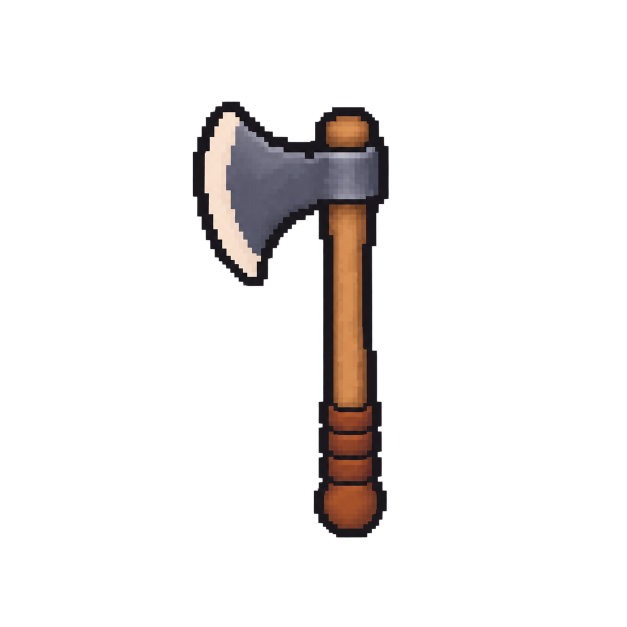
#> input picture ArtSource/Player/Weapon/Hatchet-Carry.png, 1254 x 1254 px (shown at 1/2 size)
$ python build_player_weapon.py
#> lines starting #> are read from the running program, lines starting #| are printed output that depends on the picture; after the words box and inside, x2 and y2 are one past the last pixel; in counts of white or black regions, pixels touching at a corner belong together
#> in main, source is the input picture: PIL image 1254x1254 RGBA; mean R, G, B, A 10.9, 8.4, 7.7, 26
### Tools/Art/Player/build_player_throw_layers.py
"""Register accepted throw cels and split authored weapon masks without repainting them.

User authorized precise masks/cutouts on 25 Sep 2026 after generative extraction
changed the accepted poses. Pillow is the only dependency. Run from any directory.
Hidden-body patches are generated artwork, limited to explicit reveal regions.
"""
import json
from player_contours import normalize_layers, normalize_prop
from pathlib import Path
from PIL import Image, ImageChops, ImageDraw, ImageFilter

ROOT = Path(__file__).resolve().parents[3]
CONFIG = Path(__file__).with_name("player_throw_layers.json")
OUTPUT = ROOT / "RoadOfTheOldKing/Assets/Art/Sprites/Player/Actions/Throw"
REVIEW = ROOT / "ArtSource/Player/Registered/Combat"


# [6 lines left out: function polygon_mask, not called in this run]


def isolate(image, mask):
    result = image.copy()
    result.putalpha(ImageChops.multiply(image.getchannel("A"), mask))
    # Transparent pixels have no meaningful RGB; canonicalize for reproducible checks.
    result.paste((0, 0, 0, 0), mask=result.getchannel("A").point(lambda a: 255 if a == 0 else 0))
    return result


def body_support(body):
    # Ignore low-alpha sheet haze while finding the body island. Keep its edge fringe.
    alpha = body.getchannel("A")
    remaining = {(x, y) for y in range(body.height) for x in range(body.width) if alpha.getpixel((x, y)) >= 128}
#> remaining = 161503 items
    largest = set()
    while remaining:
        seed = remaining.pop()
        component, todo = {seed}, [seed]
        while todo:
            x, y = todo.pop()
            for dx, dy in ((-1,-1),(0,-1),(1,-1),(-1,0),(1,0),(-1,1),(0,1),(1,1)):
                point = (x+dx, y+dy)
                if point in remaining:
                    remaining.remove(point); component.add(point); todo.append(point)
        if len(component) > len(largest): largest = component
#> this loop made 1 pass
#> after the loop, remaining = 0 items
    support = Image.new("L", body.size)
#> support: PIL image 1254x1254 L; every value is 0
    for point in largest: support.putpixel(point, 255)
#> this loop made 161503 passes
#> point on passes 1 to 3: (431, 335), (647, 899), (688, 900)
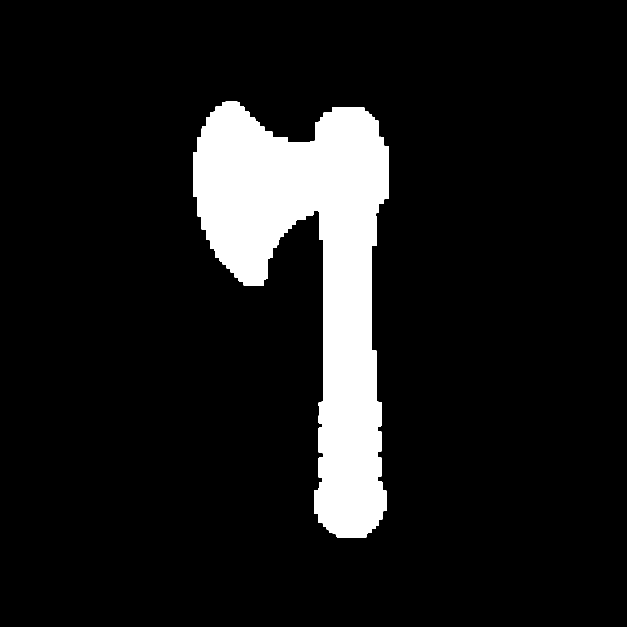
#> support: PIL image 1254x1254 L (shown at 1/2 size); 10.3% white; 1 white region, box (x1, y1, x2, y2) and area: (386, 203, 777, 1075) 161503
    return support.filter(ImageFilter.MaxFilter(7))
#> returned value: PIL image 1254x1254 L; 10.9% white; 1 white region, box (x1, y1, x2, y2) and area: (383, 200, 780, 1078) 171091


# [93 lines left out: function main, not called in this run]


# [2 lines that do not run on import are left out]

### Tools/Art/Player/build_player_return_layers.py
"""Register the drawn catch and spin studies using authorized pixel masks.

Catch uses complementary body/weapon cutouts; no pose is repainted or rotated.
One source-density scale is shared by every cel in each view.
"""
import json
from player_contours import normalize_layers, normalize_prop
from pathlib import Path
from PIL import Image, ImageChops, ImageFilter
from build_player_throw_layers import polygon_mask, isolate, body_support

ROOT = Path(__file__).resolve().parents[3]
CONFIG = Path(__file__).with_name("player_return_layers.json")
REVIEW = ROOT / "ArtSource/Player/Registered/Return"
OUTPUT = ROOT / "RoadOfTheOldKing/Assets/Art/Sprites/Player/Actions/Catch"
SPIN = ROOT / "RoadOfTheOldKing/Assets/Art/Sprites/Weapons/Spin"


def register(image, size, scale, anchor, origin):
#> called with size = 256, scale = 0.202, anchor = (698, 908), origin = (140, 201)
    affine = (1/scale, 0, anchor[0]-origin[0]/scale,
              0, 1/scale, anchor[1]-origin[1]/scale)
    result = image.transform((size, size), Image.Transform.AFFINE, affine, Image.Resampling.NEAREST)
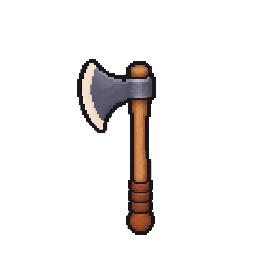
#> result: PIL image 256x256 RGBA; mean R, G, B, A 10.4, 8.1, 7.4, 25.2; transparent parts drawn white
    box = result.getbbox()
#> box = (77, 58, 157, 235)
    if box and (box[0] == 0 or box[1] == 0 or box[2] == size or box[3] == size):
        raise ValueError("Registered cel touches canvas boundary")
    return result


# [83 lines left out: function main, not called in this run]


# [2 lines that do not run on import are left out]

### Tools/Art/Player/player_contours.py
"""Slightly trim heavy external ink using the user's authorized precise pixel masks.

Run on the registered canvas, once per rebuild from unchanged sources. Interior
colors, internal lines, pose registration and the walking reference are untouched.
"""
from PIL import Image, ImageChops, ImageFilter


def contour_keep_mask(master):
    alpha = master.getchannel("A")
#> alpha: PIL image 256x256 L
    opaque = alpha.point(lambda a: 255 if a >= 128 else 0)
#> opaque: PIL image 256x256 L; 9.9% white; 1 white region, box (x1, y1, x2, y2) and area: (77, 59, 156, 235) 6518
    inner = opaque.filter(ImageFilter.MinFilter(3))
#> inner: PIL image 256x256 L; 9% white; 1 white region, box (x1, y1, x2, y2) and area: (78, 60, 155, 234) 5890
    border = ImageChops.subtract(opaque, inner)
#> border: PIL image 256x256 L; 0.96% white in thin lines or dots, all inside (x1, y1, x2, y2) = (77, 59, 156, 235)
    red, green, blue, _ = master.split()
    darkest = ImageChops.lighter(ImageChops.lighter(red, green), blue).point(lambda c: 255 if c <= 64 else 0)
#> darkest: PIL image 256x256 L; 93.6% white; 8 black regions (3 under 20 px), largest, box (x1, y1, x2, y2) and area: (82, 63, 152, 130) 2245, (132, 100, 147, 182) 1011, (132, 182, 149, 212) 434, (130, 213, 151, 231) 314, (131, 65, 148, 77) 184
    # One registered pixel of dark external ink, never a full silhouette erosion.
    trim = ImageChops.multiply(border, darkest)
    # Remove the now-disconnected dark antialias fringe outside the old solid edge.
    fringe = ImageChops.multiply(ImageChops.invert(opaque), darkest)
#> fringe: PIL image 256x256 L; 90% white; 1 black region, box (x1, y1, x2, y2) and area: (77, 59, 156, 235) 6522
    trim = ImageChops.lighter(trim, fringe)
#> trim: PIL image 256x256 L; 91% white; 4 black regions (3 under 20 px), largest, box (x1, y1, x2, y2) and area: (78, 60, 155, 234) 5890
    return ImageChops.invert(trim)


def apply_contour_mask(image, mask):
    result = image.copy()
    result.putalpha(ImageChops.multiply(image.getchannel("A"), mask))
    result.paste((0, 0, 0, 0), mask=result.getchannel("A").point(lambda a: 255 if a == 0 else 0))
    return result


# [7 lines left out: function normalize_layers, not called in this run]


def normalize_prop(image):
    return apply_contour_mask(image, contour_keep_mask(image))

### Tools/Art/Player/build_player_weapon.py
"""Bake the selected drawn pickup/carry axe to the same native density as actions."""
from pathlib import Path
from PIL import Image
from build_player_throw_layers import body_support, isolate
from build_player_return_layers import register
from player_contours import normalize_prop

ROOT = Path(__file__).resolve().parents[3]


def main():
    source = Image.open(ROOT / "ArtSource/Player/Weapon/Hatchet-Carry.png").convert("RGBA")
    # Fixed grip and density, not auto-fitting: 176 native pixels for the full axe.
    source = isolate(source, body_support(source))
    sprite = register(source, 256, 176 / 872, (698, 908), (140, 201))
    sprite = normalize_prop(sprite)
    sprite.save(ROOT / "RoadOfTheOldKing/Assets/Art/Sprites/Weapons/Hatchet.png")
    print("carry: 256 square, 128 PPU, grip pivot (140,55), unit renderer scale")

    source = Image.open(ROOT / "ArtSource/Player/Weapon/Hatchet-Turns.png").convert("RGBA")
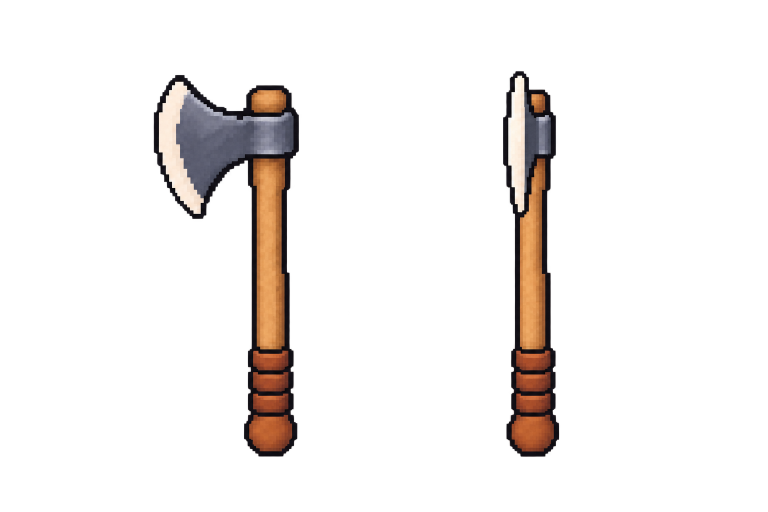
#> input picture ArtSource/Player/Weapon/Hatchet-Turns.png, 1536 x 1024 px (shown at 1/2 size)
#> source is the input picture: PIL image 1536x1024 RGBA; mean R, G, B, A 22.8, 16.4, 13.8, 25.3
    turns = Image.new("RGBA", (512, 256))
#> turns: PIL image 512x256 RGBA; every value is 0
    for index, grip in enumerate(((537, 791), (300, 791))):
        cel = source.crop((index*768, 0, (index+1)*768, 1024))
        # The generator added faint surrounding haze; retain only the solid drawing.
        cel = isolate(cel, cel.getchannel("A").point(lambda a: 255 if a >= 128 else 0))
        cel = isolate(cel, body_support(cel))
        cel = register(cel, 256, 176/768, grip, (140, 201))
        turns.paste(normalize_prop(cel), (index*256, 0))
#> this loop made 2 passes
#> box in register on passes 1 to 2: (88, 54, 154, 229), (126, 52, 151, 229)
#> pass 1, in main, `cel = source.crop((index*768, 0, (index+1)*768, 1024))`:
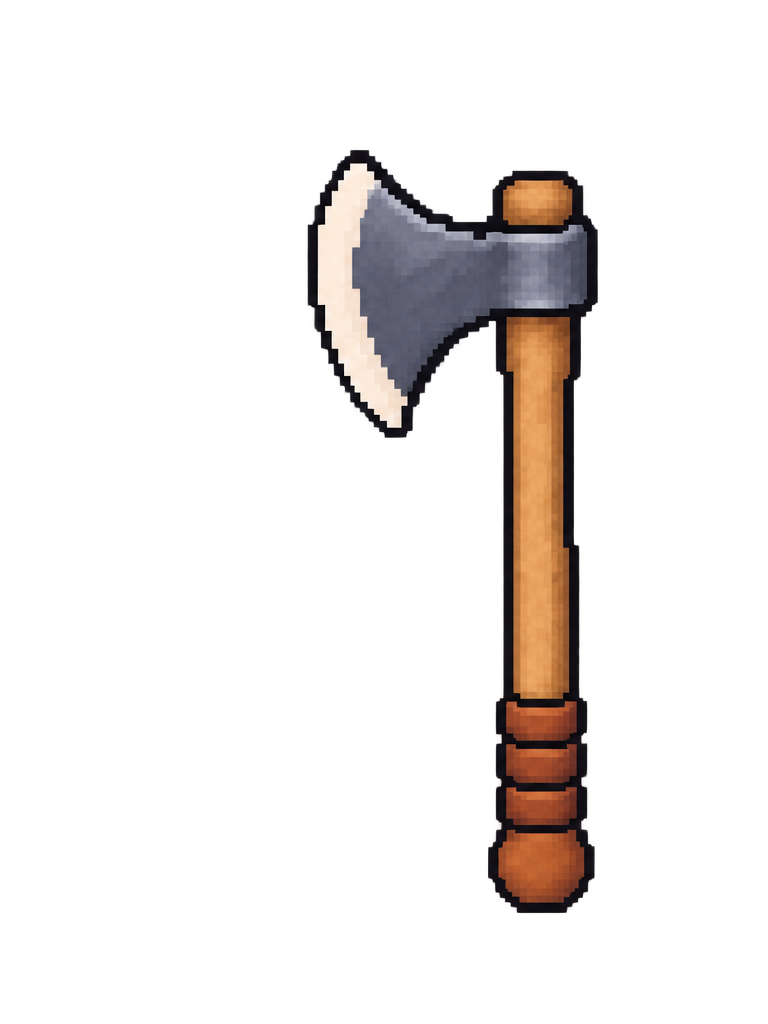
#> cel: PIL image 768x1024 RGBA; mean R, G, B, A 26.3, 19.5, 16.8, 31; transparent parts drawn white
#> pass 1, in body_support (call 2), `alpha = body.getchannel("A")`:
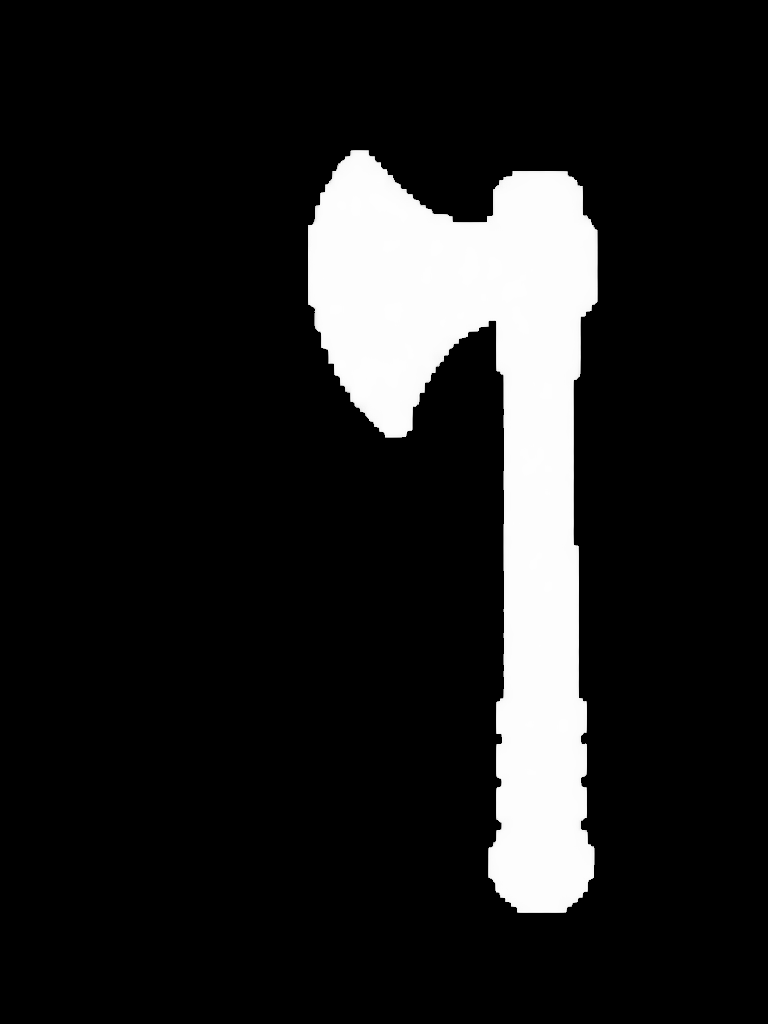
#> alpha: PIL image 768x1024 L; min 0, max 254, mean 30.9
#> after the loop:
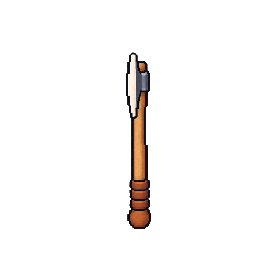
#> cel: PIL image 256x256 RGBA; mean R, G, B, A 6.2, 4.4, 3.4, 12.5; transparent parts drawn white
#> after the loop:
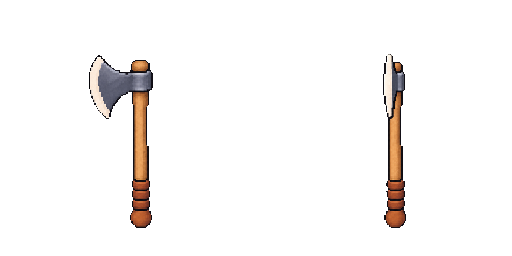
#> turns: PIL image 512x256 RGBA; mean R, G, B, A 7.9, 5.8, 4.7, 14.1; transparent parts drawn white
    turns.save(ROOT / "RoadOfTheOldKing/Assets/Art/Sprites/Weapons/HatchetTurns.png")
    print("turns: oblique/edge-on, matched native length and grip, no background haze")


if __name__ == "__main__":
    main()
